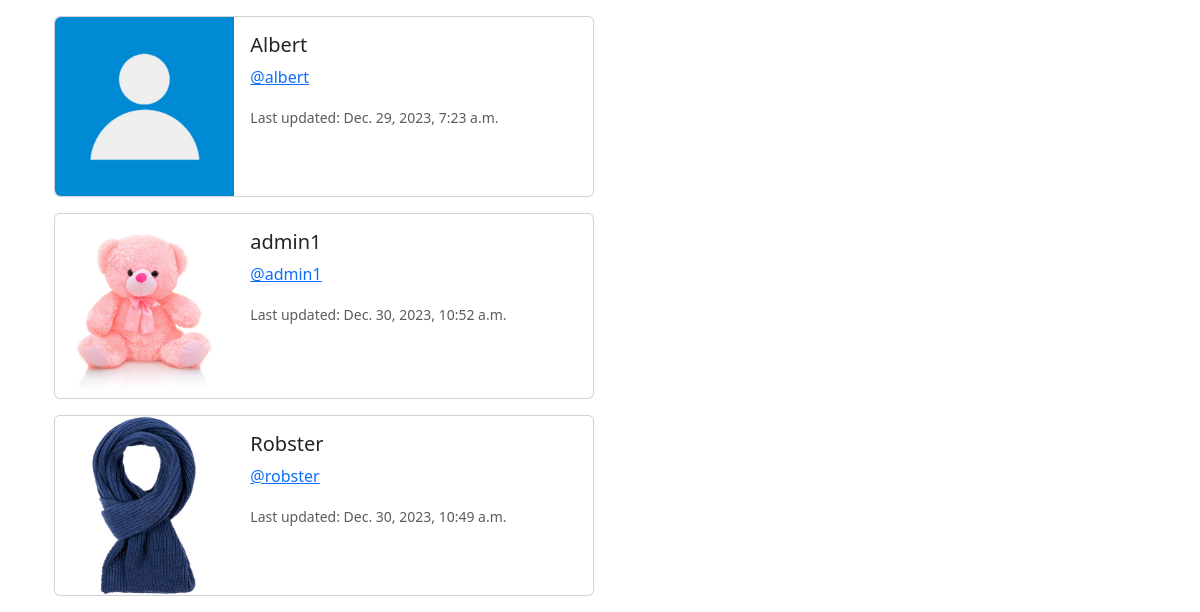
Page /profile_list/ (signed in, lower part) on the earlier database version.
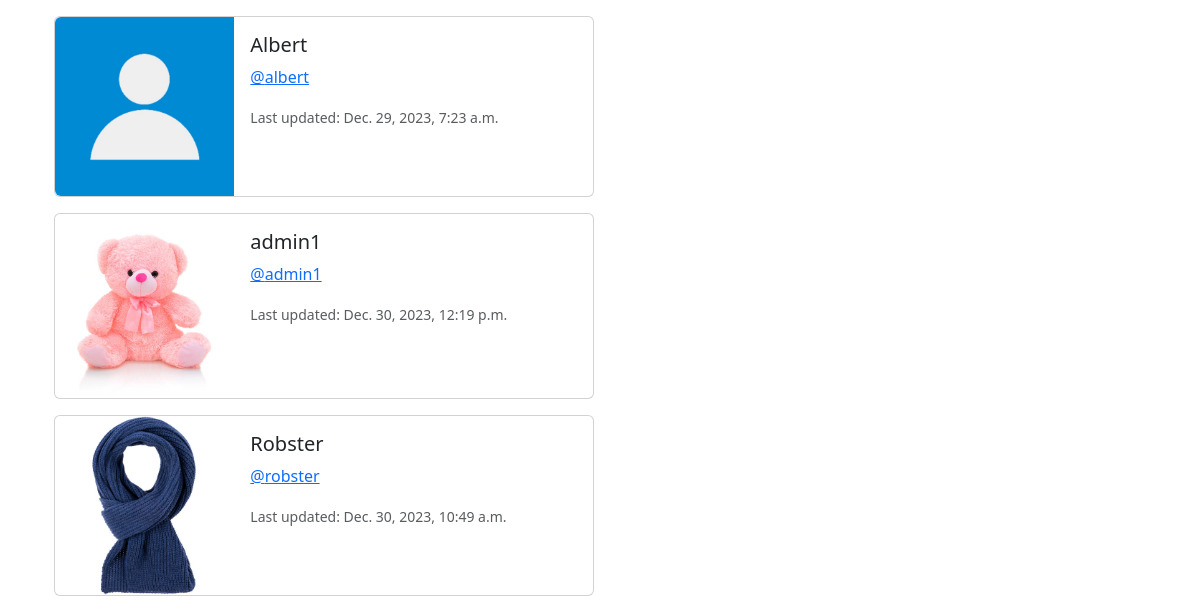
Same page on the later database version.
### twat/models.py (models this page shows, shortened)
class Profile(models.Model):
    user = models.OneToOneField(User, on_delete=models.CASCADE)
    bio = models.TextField(max_length=500, blank=True)
    follows = models.ManyToManyField(
        "self", symmetrical=False, related_name="followers", blank=True
    )
    date_modified = models.DateTimeField(User, auto_now=True)
    profile_image = models.ImageField(
        null=True, blank=True, upload_to="static/images/profile-image/"
    )

### twat/views.py (the view)
# urls.py: path("profile_list/", views.profile_list, name="profile_list"),
def profile_list(request):
    if request.user.is_authenticated:
        profiles = Profile.objects.exclude(user=request.user)
        context = {"profiles": profiles}
        return render(request, "twat/profile_list.html", context)
    else:
        messages.success(request, "You must be logged in to view this page.")
        return redirect("twat:index")

### templates/twat/profile_list.html (shortened to what this page needs)
{% extends "partials/base.html" %}
{% load static %}
{% block content %}
{% if profiles %}
    <div class="container">
        {% for profile in profiles %}
        <div class="card mb-3" style="max-width: 540px;">
            <div class="row g-0">
              <div class="col-md-4">
                {% if profile.profile_image%}
                <img src="{{ profile.profile_image.url}}" width=200 height=200 class="img-fluid rounded-start">
                {% else %}
                <img src="{% static 'images/profile-image/profile.webp' %}" class="img-fluid rounded-start" alt="Profile image">
                {% endif %}
              </div>
              <div class="col-md-8">
                <div class="card-body">
                  <h5 class="card-title">{{ profile.user.username }}</h5>
                  <p class="card-text"> <a href="{% url 'twat:profile' profile.user.id %}">@{{ profile.user.username| lower }}</a></p>
                  <p class="card-text"><small class="text-body-secondary">Last updated: {{ profile.date_modified  }} </small></p>
                </div>
              </div>
            </div>
          </div>
        {% endfor %}
    </div>
{% endif%}
{% endblock content %}

Differences in the rows shown:
changed Profile "admin1": date_modified "Dec. 30, 2023, 10:52 a.m." → "Dec. 30, 2023, 12:19 p.m."
